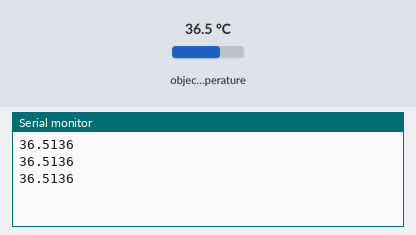
The sketch below on a simulated Arduino Uno, built with avr-gcc and run on an emulated ATmega328P. Parts: the last lines printed to the serial monitor. Inputs (shaded band) come from the test bench; at power-on: object temperature 36.5 °C.

Above: at 1.2 s.
1.3 s: object temperature set to 20 °C
At 1.9 s:
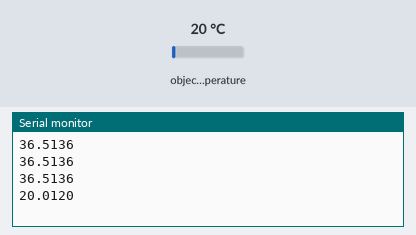
2.8 s: object temperature set to 26 °C
At 3.4 s:
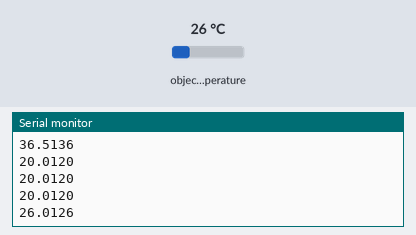
Timing chart, 0 to 5.8 s (numbered marks = the images above; inputs shaded):
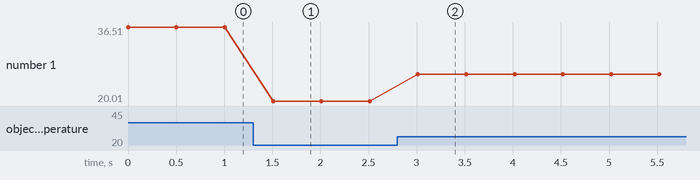

The sketch:

temperature.ino
```cpp
#include <Adafruit_MLX90614.h>
#include <math.h>

Adafruit_MLX90614 mlx = Adafruit_MLX90614();

void setup() {
	Serial.begin(115200);
	while (!Serial);

	if (!mlx.begin()) {
		Serial.println("Error connecting to MLX sensor. Check wiring.");
		while (1);
	};
}

void loop() {
	// Serial.print("Ambient = ");
  // Serial.print(mlx.readAmbientTempC());
	// Serial.print("*C\tObject = ");
  Serial.print(mlx.readObjectTempC());
  int tempC = (int)mlx.readObjectTempC();
  Serial.print(tempC);
  // Serial.println("*C");
	// Serial.print("Ambient = ");
  // Serial.print(mlx.readAmbientTempF());
	// Serial.print("*F\tObject = ");
  // Serial.print(mlx.readObjectTempF()); Serial.println("*F");

	Serial.println();
	delay(500);
}
```

Measured:
- after the input at 1.3 s, the serial monitor: prints a new line after 0.21 s (image 1)
- after the input at 2.8 s, the serial monitor: prints a new line after 0.21 s (image 2)
- plotted number 1: 36.51 → 20.01 after the input at 1.3 s, 20.01 → 26.01 after the input at 2.8 s
